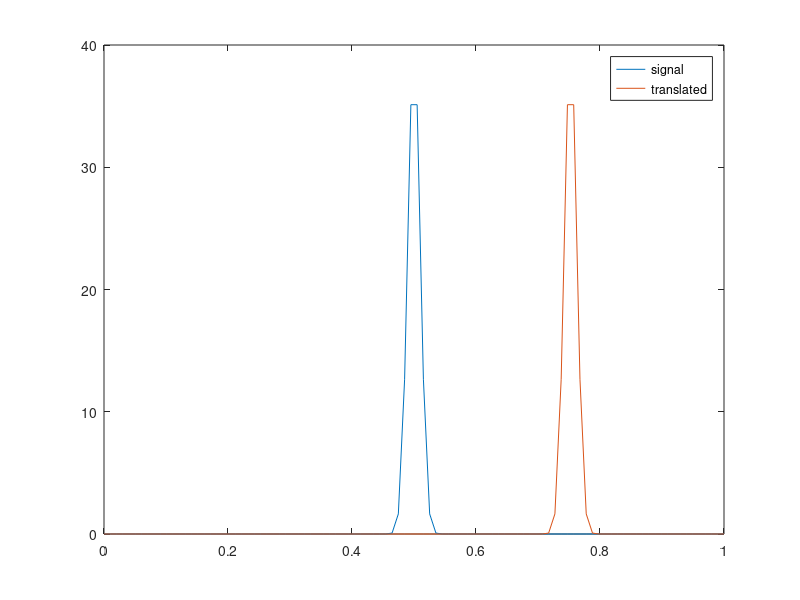

This chart was generated by the following MATLAB code:
% Tanslation matrices

% fist section shows unitary property of such translation matric T
% second section shows application of it

%% They are Unitary matrices

D = 15;
T  = diag(ones(1,D));

teta = 8;
T_teta = zeros(D,D);

for i = 1:D 
    T_teta(:,i) =  T(:,1+mod(i-teta-1,D));
end

isequal(T_teta * T_teta',eye(D)) %unitary matrix T

%% Translation effect

D = 100;
teta = -25; 
T  = diag(ones(1,D));
T_teta = zeros(size(T));
for i = 1:D T_teta(:,i) =  T(:,1+mod(i-teta-1,D)); end
I = linspace(0,1,D);
signal = normpdf(I,0.5,0.01);
signal_translated = T_teta * signal';

figure;
plot(I,signal,I,signal_translated);
legend('signal','translated');